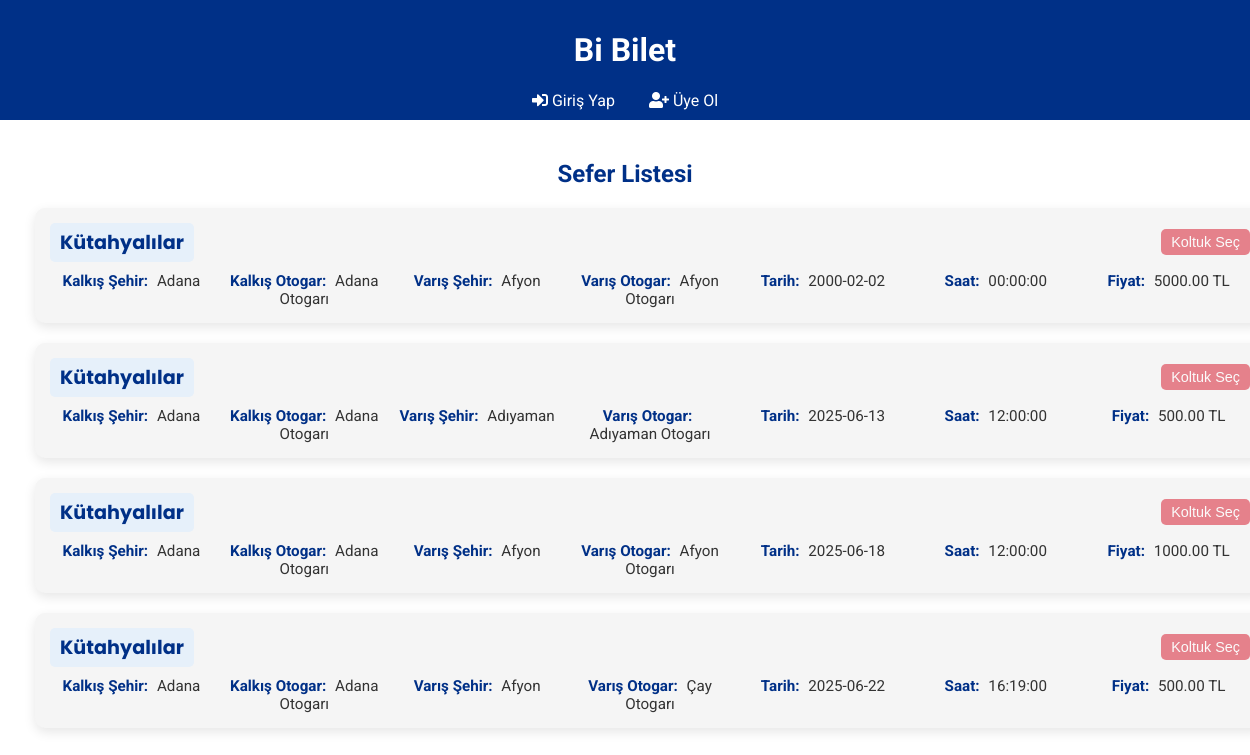
The page /panel/seferler.php?kalkis_id=1 on the database its author committed.
### tables this page shows
CREATE TABLE `firma_seferler` (
  `id` int(11) NOT NULL,
  `firma_id` int(11) NOT NULL,
  `kalkis_sehir` int(11) NOT NULL,
  `kalkis_otogar` int(11) NOT NULL,
  `varis_sehir` int(11) NOT NULL,
  `varis_otogar` int(11) NOT NULL,
  `tarih` date NOT NULL,
  `saat` time NOT NULL,
  `fiyat` decimal(10,2) NOT NULL
);

CREATE TABLE `firmalar` (
  `id` int(11) NOT NULL,
  `firma_adi` varchar(100) NOT NULL,
  `email` varchar(100) NOT NULL,
  `sifre` varchar(255) NOT NULL,
  `created_at` timestamp NOT NULL DEFAULT current_timestamp()
);

CREATE TABLE `sehirler` (
  `id` int(11) NOT NULL,
  `sehir_adi` varchar(50) NOT NULL
);

CREATE TABLE `otogarlar` (
  `id` int(11) NOT NULL,
  `sehir_id` int(11) NOT NULL,
  `otogar_adi` varchar(100) NOT NULL,
  `sehir_adi` varchar(100) NOT NULL
);

### panel/seferler.php (the view, shortened to what this page needs)
<?php
require '../db/baglanti.php';
try {
    $kalkis_id = isset($_GET['kalkis_id']) ? (int)$_GET['kalkis_id'] : null;
    $varis_id = isset($_GET['varis_id']) ? (int)$_GET['varis_id'] : null;
    $tarih = isset($_GET['tarih']) ? $_GET['tarih'] : null;
    $sql = "SELECT fs.*, s1.sehir_adi AS kalkis_sehir_adi, s2.sehir_adi AS varis_sehir_adi,
            o1.otogar_adi AS kalkis_otogar_adi, o2.otogar_adi AS varis_otogar_adi,
            f.firma_adi AS firma_adi
            FROM firma_seferler fs
            JOIN sehirler s1 ON fs.kalkis_sehir = s1.id
            JOIN sehirler s2 ON fs.varis_sehir = s2.id
            JOIN otogarlar o1 ON fs.kalkis_otogar = o1.id
            JOIN otogarlar o2 ON fs.varis_otogar = o2.id
            LEFT JOIN firmalar f ON fs.firma_id = f.id
            WHERE (:kalkis_id IS NULL OR fs.kalkis_otogar = :kalkis_id)
            AND (:varis_id IS NULL OR fs.varis_otogar = :varis_id)
            AND (:tarih IS NULL OR fs.tarih = :tarih)
            ORDER BY fs.saat ASC";
    $stmt = $conn->prepare($sql);
    $stmt->execute([
        'kalkis_id' => $kalkis_id,
        'varis_id' => $varis_id,
        'tarih' => $tarih
    ]);
    $seferler = $stmt->fetchAll(PDO::FETCH_ASSOC);
} catch (PDOException $e) {
    echo "<script>alert('Veritabanı hatası oluştu. Lütfen daha sonra tekrar deneyin.');</script>";
    exit();
}
?>
<!DOCTYPE html>
<html lang="tr">
<head>
    <link rel="stylesheet" href="https://cdnjs.cloudflare.com/ajax/libs/font-awesome/5.15.4/css/all.min.css">
    <link rel="stylesheet" href="../css/seferler.css">
</head>
<body>
    <header>
        <h1>Bi Bilet</h1>
        <nav>
            <?php if (isset($_SESSION['user_type'])): ?>
                <?php if ($_SESSION['user_type'] === 'musteri'): ?>
                    <a href="kullanici-paneli.php"><i class="fas fa-user"></i> Hesabım</a>
                <?php elseif ($_SESSION['user_type'] === 'firma'): ?>
                    <a href="firma-panel.php"><i class="fas fa-user"></i> Hesabım</a>
                <?php endif; ?>
            <?php else: ?>
                <a href="../uye/giris-yap.php"><i class="fas fa-sign-in-alt"></i> Giriş Yap</a>
                <a href="../uye/kayit-ol.php"><i class="fas fa-user-plus"></i> Üye Ol</a>
            <?php endif; ?>
        </nav>
    </header>
    <main>
        <h2>Sefer Listesi</h2>
        <?php if (empty($seferler)): ?>
            <p class="no-sefer">Bu kriterlere uygun sefer bulunamadı.</p>
        <?php else: ?>
            <div class="sefer-container" id="seferContainer">
                <?php foreach ($seferler as $sefer): ?>
                    <div class="sefer-card" data-sefer-id="<?php echo $sefer['id']; ?>">
                        <div class="sefer-header">
                            <div class="firma-box">
                                <span class="firma-adi"><?php echo htmlspecialchars($sefer['firma_adi'] ?? 'Bilinmeyen Firma'); ?></span>
                            </div>
                            <button class="koltuk-sec-btn" data-sefer-id="<?php echo $sefer['id']; ?>">Koltuk Seç</button>
                        </div>
                        <div class="sefer-details">
                            <div class="detail-item">
                                <span class="label">Kalkış Şehir:</span>
                                <span class="value"><?php echo htmlspecialchars($sefer['kalkis_sehir_adi']); ?></span>
                            </div>
                            <div class="detail-item">
                                <span class="label">Kalkış Otogar:</span>
                                <span class="value"><?php echo htmlspecialchars($sefer['kalkis_otogar_adi']); ?></span>
                            </div>
                            <div class="detail-item">
                                <span class="label">Varış Şehir:</span>
                                <span class="value"><?php echo htmlspecialchars($sefer['varis_sehir_adi']); ?></span>
                            </div>
                            <div class="detail-item">
                                <span class="label">Varış Otogar:</span>
                                <span class="value"><?php echo htmlspecialchars($sefer['varis_otogar_adi']); ?></span>
                            </div>
                            <div class="detail-item">
                                <span class="label">Tarih:</span>
                                <span class="value"><?php echo htmlspecialchars($sefer['tarih']); ?></span>
                            </div>
                            <div class="detail-item">
                                <span class="label">Saat:</span>
                                <span class="value"><?php echo htmlspecialchars($sefer['saat']); ?></span>
                            </div>
                            <div class="detail-item">
                                <span class="label">Fiyat:</span>
                                <span class="value"><?php echo htmlspecialchars($sefer['fiyat']); ?> TL</span>
                            </div>
                        </div>
                    </div>
                <?php endforeach; ?>
            </div>
        <?php endif; ?>
    </main>
</body>
</html>

### css/seferler.css (style rules this page uses)
body { font-family: 'Roboto', sans-serif; margin: 0; padding: 0; background-color: #fff; display: flex; flex-direction: column; align-items: center; min-height: 100vh; }
header { background-color: #003087; color: white; width: 100%; padding: 10px 20px; text-align: center; }
nav a { color: white; text-decoration: none; margin: 0 15px; }
main { flex-grow: 1; width: 100%; max-width: 1200px; padding: 20px; text-align: center; }
h2 { color: #003087; margin-bottom: 20px; }
.sefer-container { display: flex; flex-direction: column; gap: 20px; padding: 0 10px; width: 100%; }
.sefer-card { background-color: #f5f5f5; padding: 15px; border-radius: 10px; box-shadow: 0 4px 12px rgba(0, 0, 0, 0.1); transition: transform 0.2s ease, box-shadow 0.2s ease; position: relative; overflow: hidden; width: 100%; }
.sefer-header { display: flex; justify-content: space-between; align-items: center; margin-bottom: 10px; }
.firma-box { background-color: #e6f0fa; padding: 5px 10px; border-radius: 5px; }
.firma-adi { font-family: 'Poppins', sans-serif; font-weight: 700; font-size: 1.2em; color: #003087; }
.koltuk-sec-btn { background-color: #dc3545; color: white; border: none; padding: 5px 10px; border-radius: 5px; cursor: pointer; font-size: 0.9em; opacity: 0.6; }
.sefer-details { display: flex; flex-wrap: wrap; gap: 10px; justify-content: space-between; }
.detail-item { flex: 1; min-width: 0; font-size: 0.95em; color: #555; }
.detail-item .label { font-weight: 700; color: #003087; margin-right: 5px; }
.detail-item .value { color: #333; }

### rows shown on the page
firma_seferler: firma.firma_adi "Kütahyalılar", kalkis_sehir.sehir_adi "Adana", kalkis_otogar.otogar_adi "Adana Otogarı", varis_sehir.sehir_adi "Afyon", varis_otogar.otogar_adi "Afyon Otogarı", tarih "2000-02-02", saat "00:00:00", fiyat "5000.00"
firma_seferler: firma.firma_adi "Kütahyalılar", kalkis_sehir.sehir_adi "Adana", kalkis_otogar.otogar_adi "Adana Otogarı", varis_sehir.sehir_adi "Adıyaman", varis_otogar.otogar_adi "Adıyaman Otogarı", tarih "2025-06-13", saat "12:00:00", fiyat "500.00"
firma_seferler: firma.firma_adi "Kütahyalılar", kalkis_sehir.sehir_adi "Adana", kalkis_otogar.otogar_adi "Adana Otogarı", varis_sehir.sehir_adi "Afyon", varis_otogar.otogar_adi "Afyon Otogarı", tarih "2025-06-18", saat "12:00:00", fiyat "1000.00"
firma_seferler: firma.firma_adi "Kütahyalılar", kalkis_sehir.sehir_adi "Adana", kalkis_otogar.otogar_adi "Adana Otogarı", varis_sehir.sehir_adi "Afyon", varis_otogar.otogar_adi "Çay Otogarı", tarih "2025-06-22", saat "16:19:00", fiyat "500.00"
